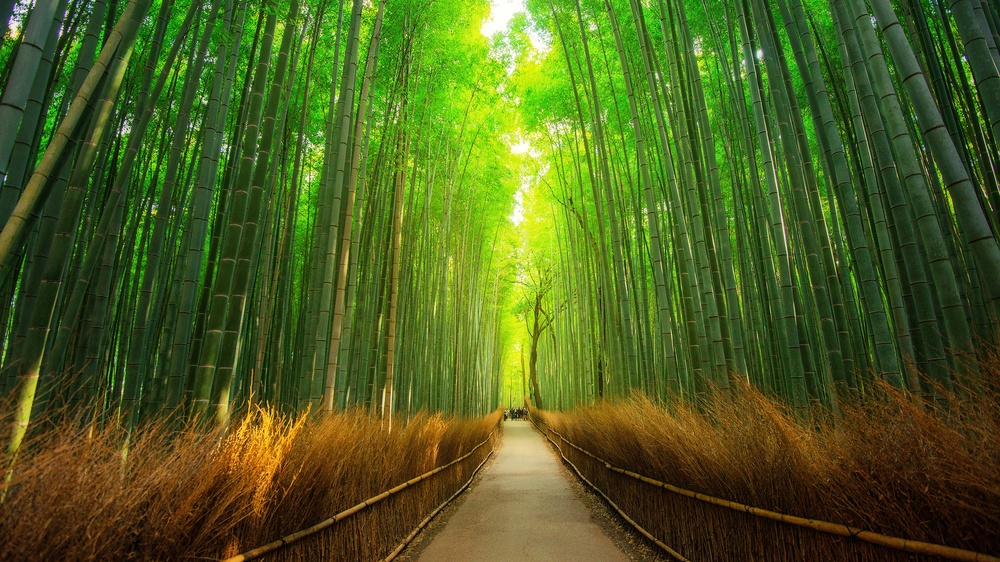
#> input picture image_3.jpg, 1000 x 562 px, shrunk from 3840 x 2160 before the run; its folder holds only this picture in this run
$ python process_images.py
#> lines starting #> are read from the running program, lines starting #| are printed output that depends on the picture
import os
import cv2

def analyze_images(input_dir=".", output_dir="output"):
#> called with input_dir = '.', output_dir = 'output'
    os.makedirs(output_dir, exist_ok=True)

    # Find image files in the current directory
    for filename in os.listdir(input_dir):
        if filename.lower().endswith(('.png', '.jpg', '.jpeg')):
            img_path = os.path.join(input_dir, filename)
            img = cv2.imread(img_path)
#> img is the input picture: shape (562, 1000, 3); mean B, G, R 30.1, 93.3, 76.3

            if img is None:
                continue

            # Convert to Grayscale & perform Edge Detection
            gray = cv2.cvtColor(img, cv2.COLOR_BGR2GRAY)
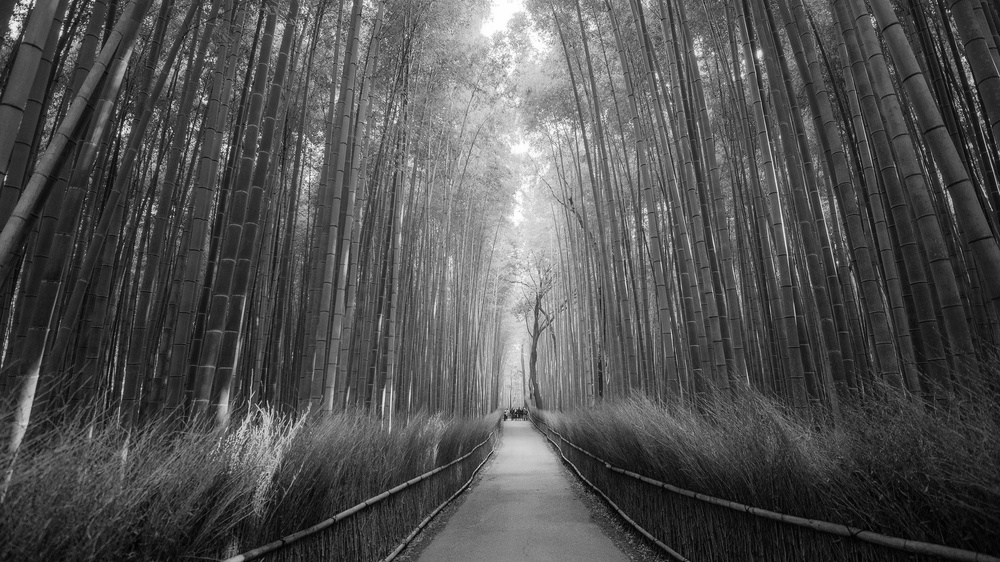
#> gray: shape (562, 1000); min 0, max 255, mean 81
            edges = cv2.Canny(gray, 100, 200)
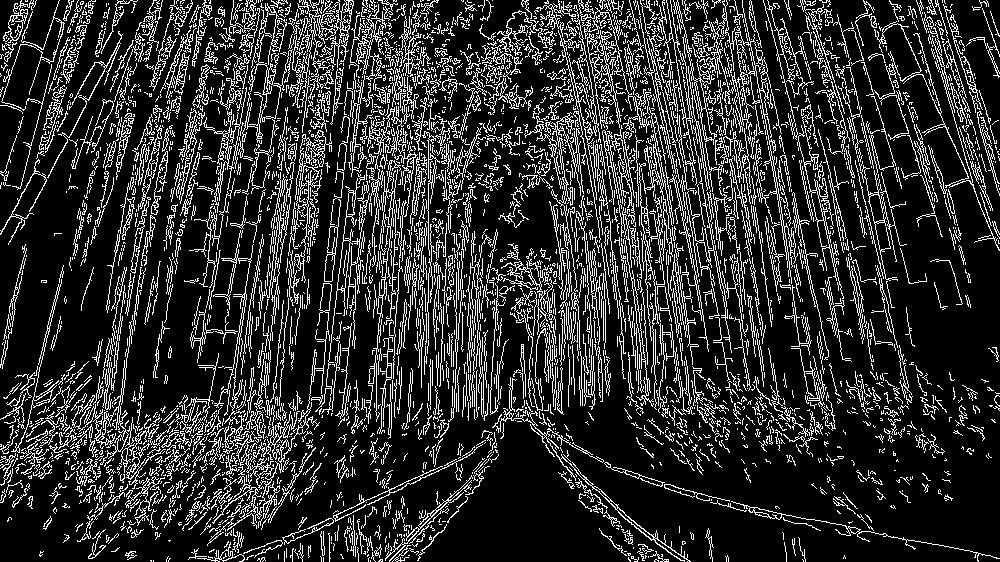
#> edges: shape (562, 1000); 18.1% white in thin lines or dots

            # Save processed image
            save_path = os.path.join(output_dir, f"processed_{filename}")
            cv2.imwrite(save_path, edges)
            print(f"Processed: {filename} -> {save_path}")

if __name__ == "__main__":
    analyze_images()
